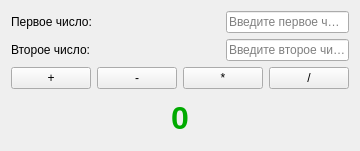
<?xml version="1.0" encoding="UTF-8"?>
<ui version="4.0">
 <class>Form</class>
 <widget class="QWidget" name="Form">
  <property name="geometry">
   <rect>
    <x>0</x>
    <y>0</y>
    <width>338</width>
    <height>151</height>
   </rect>
  </property>
  <property name="windowTitle">
   <string>Form</string>
  </property>
  <layout class="QVBoxLayout" name="verticalLayout">
   <item>
    <layout class="QHBoxLayout" name="horizontalLayout">
     <item>
      <widget class="QLabel" name="label">
       <property name="minimumSize">
        <size>
         <width>85</width>
         <height>0</height>
        </size>
       </property>
       <property name="text">
        <string>Первое число:</string>
       </property>
      </widget>
     </item>
     <item>
      <spacer name="horizontalSpacer">
       <property name="orientation">
        <enum>Qt::Orientation::Horizontal</enum>
       </property>
       <property name="sizeHint" stdset="0">
        <size>
         <width>40</width>
         <height>20</height>
        </size>
       </property>
      </spacer>
     </item>
     <item>
      <widget class="QLineEdit" name="lineEdit">
       <property name="placeholderText">
        <string>Введите первое число</string>
       </property>
      </widget>
     </item>
    </layout>
   </item>
   <item>
    <layout class="QHBoxLayout" name="horizontalLayout_2">
     <item>
      <widget class="QLabel" name="label_2">
       <property name="minimumSize">
        <size>
         <width>85</width>
         <height>0</height>
        </size>
       </property>
       <property name="text">
        <string>Второе число:</string>
       </property>
      </widget>
     </item>
     <item>
      <spacer name="horizontalSpacer_2">
       <property name="orientation">
        <enum>Qt::Orientation::Horizontal</enum>
       </property>
       <property name="sizeHint" stdset="0">
        <size>
         <width>40</width>
         <height>20</height>
        </size>
       </property>
      </spacer>
     </item>
     <item>
      <widget class="QLineEdit" name="lineEdit_2">
       <property name="placeholderText">
        <string>Введите второе число</string>
       </property>
      </widget>
     </item>
    </layout>
   </item>
   <item>
    <layout class="QHBoxLayout" name="horizontalLayout_3">
     <item>
      <widget class="QPushButton" name="pushButton_Plus">
       <property name="text">
        <string>+</string>
       </property>
      </widget>
     </item>
     <item>
      <widget class="QPushButton" name="pushButton_Minus">
       <property name="text">
        <string>-</string>
       </property>
      </widget>
     </item>
     <item>
      <widget class="QPushButton" name="pushButton_Multiplies">
       <property name="text">
        <string>*</string>
       </property>
      </widget>
     </item>
     <item>
      <widget class="QPushButton" name="pushButton_Separation">
       <property name="text">
        <string>/</string>
       </property>
      </widget>
     </item>
    </layout>
   </item>
   <item>
    <widget class="QLabel" name="label_3">
     <property name="font">
      <font>
       <pointsize>24</pointsize>
       <bold>true</bold>
      </font>
     </property>
     <property name="styleSheet">
      <string notr="true">color: rgb(0, 170, 0);</string>
     </property>
     <property name="text">
      <string>0</string>
     </property>
     <property name="alignment">
      <set>Qt::AlignmentFlag::AlignCenter</set>
     </property>
    </widget>
   </item>
  </layout>
 </widget>
 <resources/>
 <connections/>
</ui>
